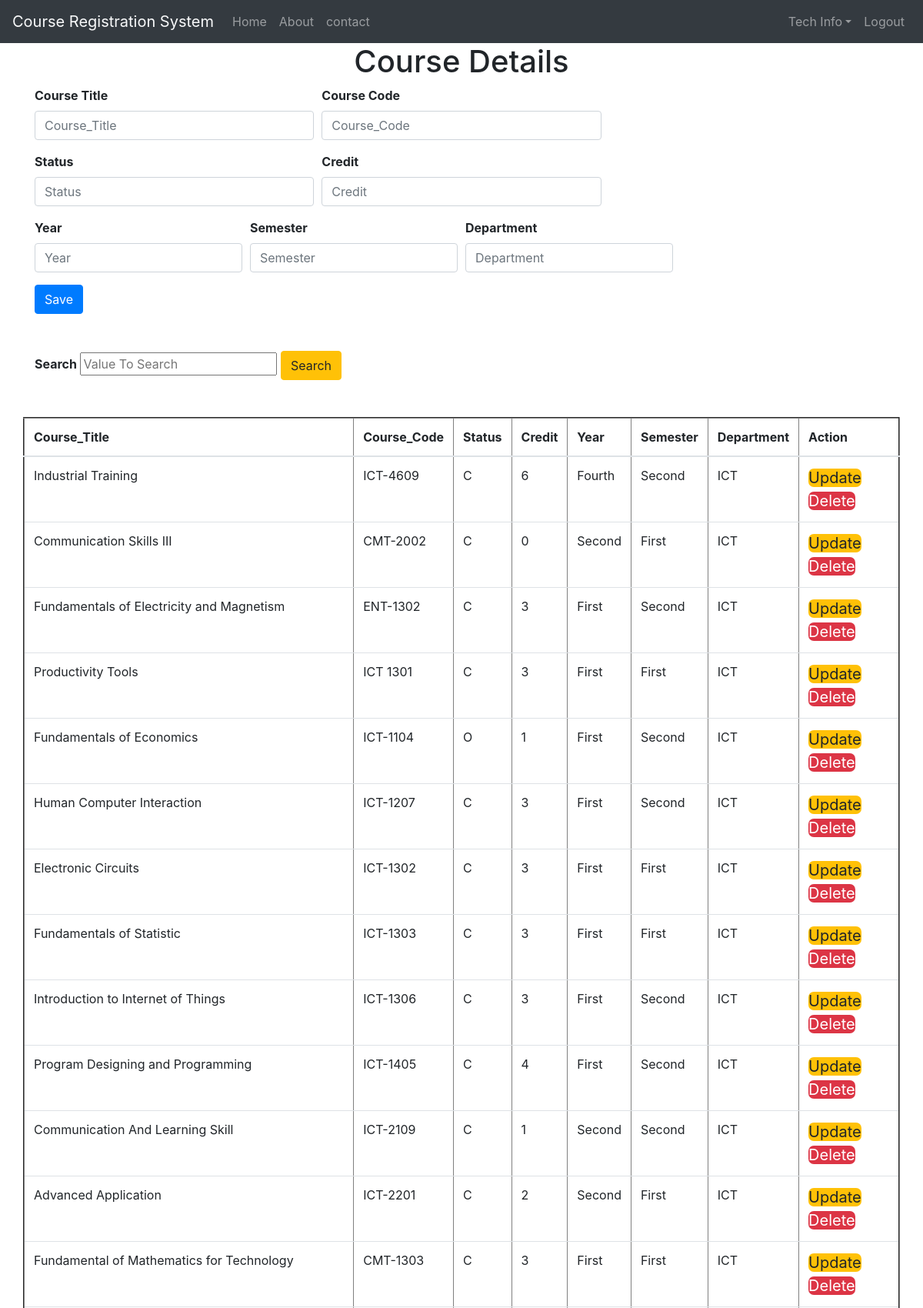
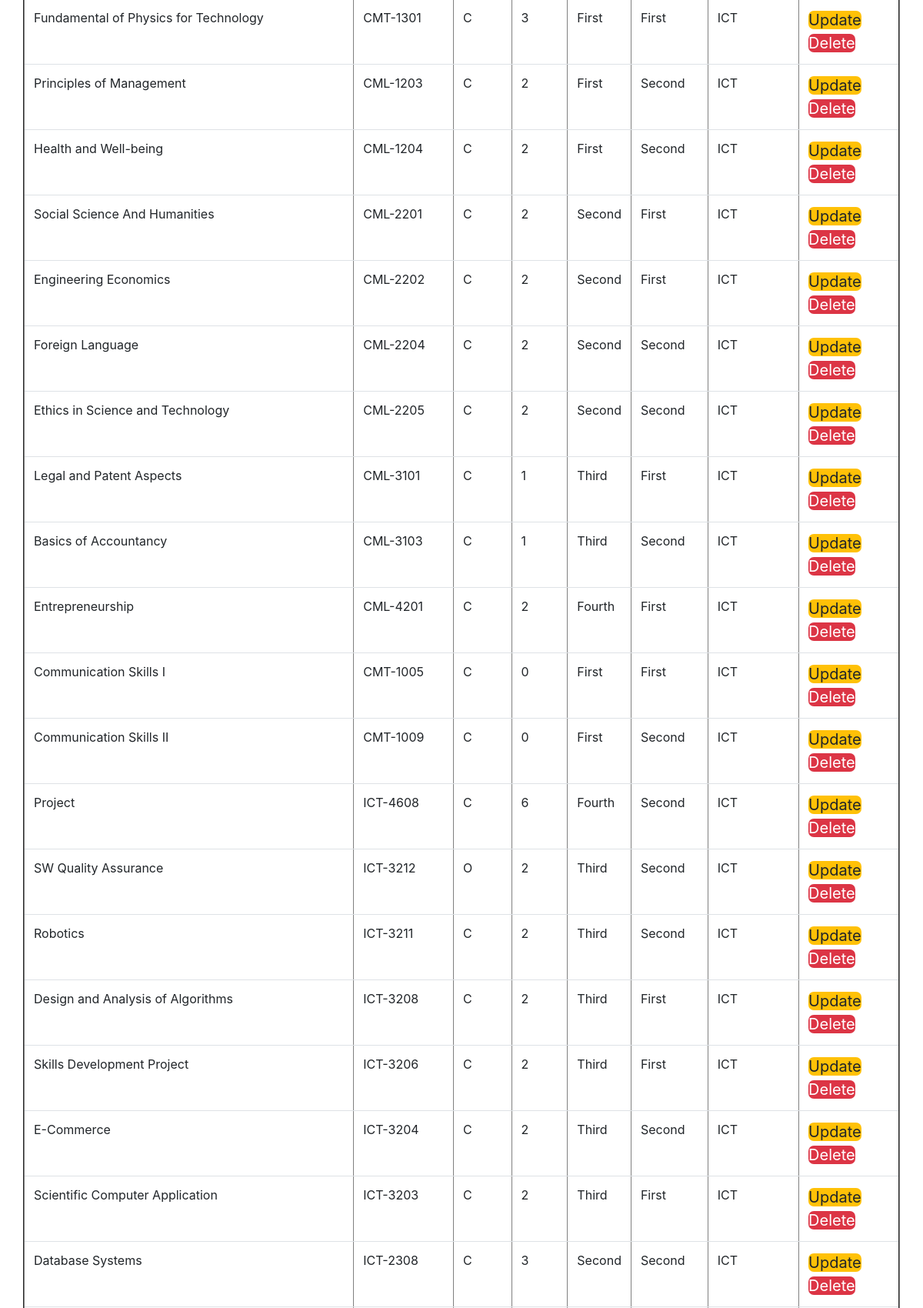
The page / (upper part) on the database its author committed (2 pictures, top to bottom).
### tables this page shows
CREATE TABLE IF NOT EXISTS `courses` (
  `ID` int(11) NOT NULL AUTO_INCREMENT,
  `Course_Title` varchar(100) NOT NULL,
  `Course_Code` varchar(10) NOT NULL,
  `Status` char(1) NOT NULL,
  `Credit` int(11) NOT NULL,
  `Year` varchar(10) NOT NULL,
  `Semester` varchar(20) NOT NULL,
  `Department` varchar(10) NOT NULL,
  PRIMARY KEY (`ID`)
);

### process.php (called while the page is built, shortened)
<?php
	$update = false;
	$Course_Title ='';
	$Course_Code ='';
	$Status = '';
	$Credit ='';
	$Year ='';
	$Semester ='';
	$Department ='';
?>

### index.php (the view, shortened to what this page needs)
<?php
	if(isset($_POST)){
		$valueTosearch = $_POST['valueTosearch'];
		$query = "SELECT * FROM `courses` WHERE CONCAT (`Course_Code`, `Status`,`Year`, `Semester`, `Department`) LIKE '%".$valueTosearch."%'";
		$search_result = filterTable($query);
	}
	else{
		echo 'Not match data';
	}
	function filterTable($query){
		$connect=mysqli_connect('localhost','root','','one_year_project');
		$filter_result=mysqli_query($connect,$query);
		return $filter_result;
	}
?>
<!DOCTYPE html>
<html>
<head>
	<link rel="stylesheet" type="text/css" href="css/css/bootstrap.css">
	<link rel="stylesheet" type="text/css" href="css/update.css">
</head>
<body>
	<nav class="navbar navbar-expand-lg navbar-dark bg-dark">
		<a href="#" class="navbar-brand text-light"><i class="fa fa-pencil-square-o"></i>Course Registration System</a>
			<div class="collapse navbar-collapse" id="menu">
			<ul class="navbar-nav">
				<li class="nav-item"><a href="admin-dashboard.php" class="nav-link"><i class="fa fa-home"></i>Home</a></li>
				<li class="nav-item"><a href="#" class="nav-link"><i class="fa fa-user-o"></i>About</a></li>
				<li class="nav-item"><a href="#" class="nav-link"><i class="fa fa-phone"></i>contact</a></li>
			</ul>
			<ul class="navbar-nav ml-auto">
				<li class="nav-item">
					<div class="dropdown">
						<a href="#" class="nav-link dropdown-toggle" data-toggle="dropdown">
					 	<i class="fa fa-id-badge"></i>Tech Info</a>
					</div>
				</li>
				<li class="nav-item">
					 <a href="#" class="nav-link">
					 	<i class="fa fa-sign-out"></i>Logout
					 </a>
				</li>
			</ul>
		</div>
	</nav>
	<?php require_once 'process.php'; ?>
	<div class="container">
		<h1 align="center">Course Details</h1>
		<form action="index.php" method="POST">
		<div class="form-row">
			<div class="form-group col-md-4">
				<label>Course Title</label>
				<input type="text" name="Course_Title" class="form-control"
				value="<?php echo $Course_Title;?>" placeholder="Course_Title" >
			</div>
			<div class="form-group col-md-4">
				<label>Course Code</label>
				<input type="text" name="Course_Code" class="form-control"
				value="<?php echo $Course_Code;?>" placeholder="Course_Code" >
			</div>
		</div>
		<div class="form-row">
			<div class="form-group col-md-4">
				<label>Status</label>
				<input type="text" name="Status" class="form-control"
				value="<?php echo $Status;?>" placeholder="Status" >
			</div>
			<div class="form-group col-md-4">
				<label>Credit</label>
				<input type="text" name="Credit" class="form-control"
				value="<?php echo $Credit;?>" placeholder="Credit" >
			</div>
		</div>
		<div class="form-row">
			<div class="form-group col-md-3">
				<label>Year</label>
				<input type="text" name="Year" class="form-control"
				value="<?php echo $Year;?>" placeholder="Year" >
			</div>
			<div class="form-group col-md-3">
				<label>Semester</label>
				<input type="text" name="Semester" class="form-control"
				value="<?php echo $Semester;?>" placeholder="Semester" >
			</div>
			<div class="form-group col-md-3">
				<label>Department</label>
				<input type="text" name="Department" class="form-control"
				value="<?php echo $Department;?>" placeholder="Department" >
			</div>
		</div>
			<div class="form-group">
			<?php
				if($update == true):
			?>
				<button type="submit" name="update" class="btn btn-info">Update</button><br><br><br>
			<?php else: ?>
				<button type="submit" name="save" class="btn btn-primary">Save</button><br><br><br>
			<?php endif; ?>
			<div class="search">
				<label>Search</label>
				<input type="text" name="valueTosearch" value="" placeholder="Value To Search">
				<button type="submit" name="search" class="btn btn-warning">Search</button><br><br><br>
			</div>
		</form>
		<div class="row">
		<table class="table" border="2px solid">
			<thead>
				<tr>
					<th>Course_Title</th>
					<th>Course_Code</th>
					<th>Status</th>
					<th>Credit</th>
					<th>Year</th>
					<th>Semester</th>
					<th>Department</th>
					<th colspan="2">Action</th>
				</tr>
			</thead>
		<?php
			while ($row = mysqli_fetch_array($search_result)):
		?>
			<tr>
				<td><?php echo $row['Course_Title']?></td>
				<td><?php echo $row['Course_Code']?></td>
				<td><?php echo $row['Status']?></td>
				<td><?php echo $row['Credit']?></td>
				<td><?php echo $row['Year']?></td>
				<td><?php echo $row['Semester']?></td>
				<td><?php echo $row['Department']?></td>
				<td>
					<a href="index.php?edit=<?php echo $row['ID']; ?>" class="btb btn-warning">Update</a>
					<a href="index.php?delete=<?php echo $row['ID']; ?>" class="btb btn-danger">Delete</a>
				</td>
			</tr>
	<?php endwhile ; ?>
	</table>
	</div>
	</div>
</body>
</html>

### css/update.css (style rules this page uses)
table tr td a { text-decoration: none; border-radius: 7px; font-size: 20px; }
label { font-weight: bold; }

### rows shown on the page
courses: Course_Title "Industrial Training", Course_Code "ICT-4609", Status "C", Credit "6", Year "Fourth", Semester "Second", Department "ICT"
courses: Course_Title "Communication Skills III", Course_Code "CMT-2002", Status "C", Credit "0", Year "Second", Semester "First", Department "ICT"
courses: Course_Title "Fundamentals of Electricity and Magnetism", Course_Code "ENT-1302", Status "C", Credit "3", Year "First", Semester "Second", Department "ICT"
courses: Course_Title "Productivity Tools", Course_Code "ICT 1301", Status "C", Credit "3", Year "First", Semester "First", Department "ICT"
courses: Course_Title "Fundamentals of Economics", Course_Code "ICT-1104", Status "O", Credit "1", Year "First", Semester "Second", Department "ICT"
courses: Course_Title "Human Computer Interaction", Course_Code "ICT-1207", Status "C", Credit "3", Year "First", Semester "Second", Department "ICT"
courses: Course_Title "Electronic Circuits", Course_Code "ICT-1302", Status "C", Credit "3", Year "First", Semester "First", Department "ICT"
courses: Course_Title "Fundamentals of Statistic", Course_Code "ICT-1303", Status "C", Credit "3", Year "First", Semester "First", Department "ICT"
courses: Course_Title "Introduction to Internet of Things", Course_Code "ICT-1306", Status "C", Credit "3", Year "First", Semester "Second", Department "ICT"
courses: Course_Title "Program Designing and Programming", Course_Code "ICT-1405", Status "C", Credit "4", Year "First", Semester "Second", Department "ICT"
courses: Course_Title "Communication And Learning Skill", Course_Code "ICT-2109", Status "C", Credit "1", Year "Second", Semester "Second", Department "ICT"
courses: Course_Title "Advanced Application", Course_Code "ICT-2201", Status "C", Credit "2", Year "Second", Semester "First", Department "ICT"
courses: Course_Title "Fundamental of Mathematics for Technology", Course_Code "CMT-1303", Status "C", Credit "3", Year "First", Semester "First", Department "ICT"
courses: Course_Title "Fundamental of Physics for Technology", Course_Code "CMT-1301", Status "C", Credit "3", Year "First", Semester "First", Department "ICT"
courses: Course_Title "Principles of Management", Course_Code "CML-1203", Status "C", Credit "2", Year "First", Semester "Second", Department "ICT"
courses: Course_Title "Health and Well-being", Course_Code "CML-1204", Status "C", Credit "2", Year "First", Semester "Second", Department "ICT"
courses: Course_Title "Social Science And Humanities", Course_Code "CML-2201", Status "C", Credit "2", Year "Second", Semester "First", Department "ICT"
courses: Course_Title "Engineering Economics", Course_Code "CML-2202", Status "C", Credit "2", Year "Second", Semester "First", Department "ICT"
courses: Course_Title "Foreign Language", Course_Code "CML-2204", Status "C", Credit "2", Year "Second", Semester "Second", Department "ICT"
courses: Course_Title "Ethics in Science and Technology", Course_Code "CML-2205", Status "C", Credit "2", Year "Second", Semester "Second", Department "ICT"
courses: Course_Title "Legal and Patent Aspects", Course_Code "CML-3101", Status "C", Credit "1", Year "Third", Semester "First", Department "ICT"
courses: Course_Title "Basics of Accountancy", Course_Code "CML-3103", Status "C", Credit "1", Year "Third", Semester "Second", Department "ICT"
courses: Course_Title "Entrepreneurship", Course_Code "CML-4201", Status "C", Credit "2", Year "Fourth", Semester "First", Department "ICT"
courses: Course_Title "Communication Skills I", Course_Code "CMT-1005", Status "C", Credit "0", Year "First", Semester "First", Department "ICT"
courses: Course_Title "Communication Skills II", Course_Code "CMT-1009", Status "C", Credit "0", Year "First", Semester "Second", Department "ICT"
courses: Course_Title "Project", Course_Code "ICT-4608", Status "C", Credit "6", Year "Fourth", Semester "Second", Department "ICT"
courses: Course_Title "SW Quality Assurance", Course_Code "ICT-3212", Status "O", Credit "2", Year "Third", Semester "Second", Department "ICT"
courses: Course_Title "Robotics", Course_Code "ICT-3211", Status "C", Credit "2", Year "Third", Semester "Second", Department "ICT"
courses: Course_Title "Design and Analysis of Algorithms", Course_Code "ICT-3208", Status "C", Credit "2", Year "Third", Semester "First", Department "ICT"
courses: Course_Title "Skills Development Project", Course_Code "ICT-3206", Status "C", Credit "2", Year "Third", Semester "First", Department "ICT"
courses: Course_Title "E-Commerce", Course_Code "ICT-3204", Status "C", Credit "2", Year "Third", Semester "Second", Department "ICT"
courses: Course_Title "Scientific Computer Application", Course_Code "ICT-3203", Status "C", Credit "2", Year "Third", Semester "First", Department "ICT"
courses: Course_Title "Database Systems", Course_Code "ICT-2308", Status "C", Credit "3", Year "Second", Semester "Second", Department "ICT"
